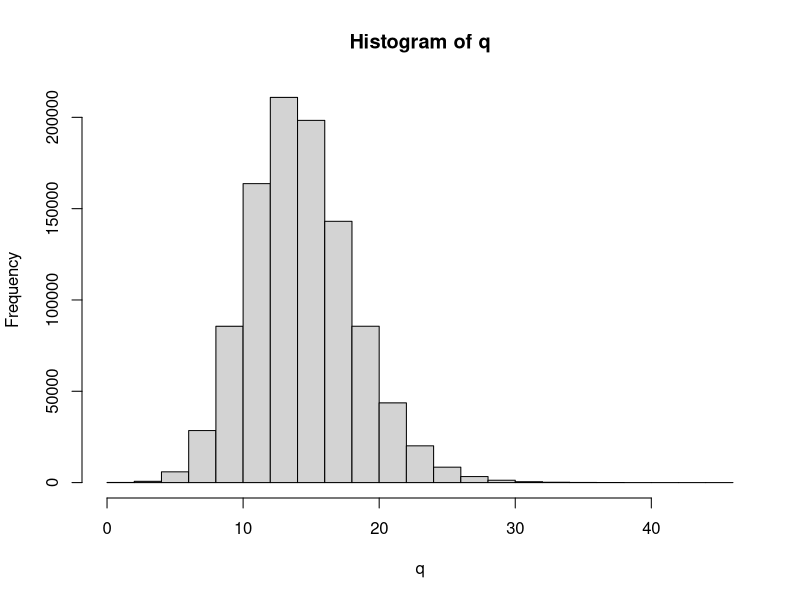

Here is the R script that generated this plot: (Note: this script raises an error after producing the figure.)
# Este arquivo contém a simulação da distribuição de
# probabilidade de q
library(truncnorm)
set.seed(123)

MEAN_Q = 520.5;
SD_Q = 115.61;

iter = 1e6
q = rtruncnorm(iter, 0, Inf, MEAN_Q, SD_Q) /
  (rtruncnorm(iter, 0, Inf, 135, 15) * rtruncnorm(iter, 0, Inf, .275, .025))

print(paste0("Média da distribuição de q: ", mean(q)))
print(paste0("Desvio padrão da distribuição de q: ", sd(q)))

h <- hist(q)

write.csv2(data.frame("mids" = h$mids, "counts" = h$counts),
           "./results/q_hist.csv")
